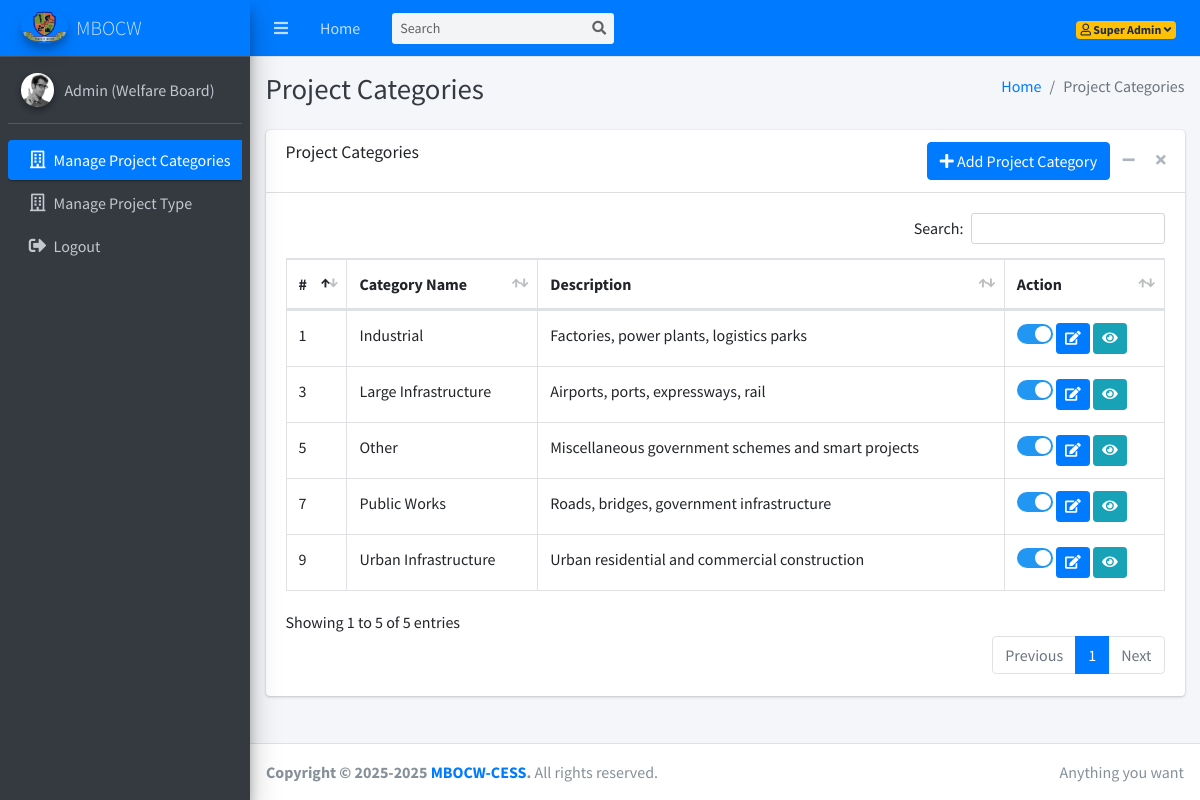
The page /dashboard/project-categories.php (signed in) on the database its author committed.
### tables this page shows
CREATE TABLE IF NOT EXISTS `project_categories` (
  `id` int UNSIGNED NOT NULL AUTO_INCREMENT,
  `name` varchar(100) NOT NULL,
  `description` text,
  `is_active` tinyint(1) DEFAULT '1',
  `created_at` timestamp NULL DEFAULT CURRENT_TIMESTAMP,
  `updated_at` timestamp NULL DEFAULT CURRENT_TIMESTAMP ON UPDATE CURRENT_TIMESTAMP,
  PRIMARY KEY (`id`)
);

### dashboard/project-categories.php (the view, shortened to what this page needs)
<!DOCTYPE html>
<html lang="en">
<head>
  <link rel="stylesheet" href="../plugins/fontawesome-free/css/all.min.css">
  <link rel="stylesheet" href="../plugins/datatables-bs4/css/dataTables.bootstrap4.min.css">
  <link rel="stylesheet" href="../plugins/datatables-responsive/css/responsive.bootstrap4.min.css">
  <link rel="stylesheet" href="../dist/css/adminlte.min.css">
</head>
<body class="hold-transition sidebar-mini">
<div class="wrapper">
  <?php include('includes/navbar.php'); ?>
  <?php include('includes/sidebar.php'); ?>
  <div class="content-wrapper">
    <div class="content-header">
      <div class="container-fluid">
        <div class="row mb-2">
          <div class="col-sm-6">
            <h1 class="m-0 text-dark">Project Categories</h1>
          </div>
          <div class="col-sm-6">
            <ol class="breadcrumb float-sm-right">
              <li class="breadcrumb-item"><a href="#">Home</a></li>
              <li class="breadcrumb-item active">Project Categories</li>
            </ol>
          </div>
        </div>
      </div>
    </div>
    <div class="content">
        <div class="container-fluid">
            <div class="card">
            <div class="card-header">
                <h3 class="card-title">Project Categories</h3>
                <div class="card-tools">
                    <a href="add-project-categories.php" class="btn btn-primary" ><i class="fas fa-plus"></i> Add Project Category</a>
                    <button type="button" class="btn btn-tool" data-card-widget="collapse" data-toggle="tooltip" title="Collapse"><i class="fas fa-minus"></i></button>
                    <button type="button" class="btn btn-tool" data-card-widget="remove" data-toggle="tooltip" title="Remove"><i class="fas fa-times"></i></button>
                </div>
            </div>
            <div class="card-body">
                <table id="example1" class="table table-bordered">
                    <thead>
                        <tr>
                            <th>#</th>
                            <th>Category Name</th>
                            <th>Description</th>
                            <th>Action</th>
                        </tr>
                    </thead>
                    <tbody>
                        <?php
                        $sql = "SELECT id, name, description, is_active FROM project_categories ORDER BY name ASC";
                        $result = mysqli_query($conn, $sql);
                        $sr = 1;
                        if (mysqli_num_rows($result) > 0) {
                            while ($row = mysqli_fetch_assoc($result)) {
                                $isActive = ($row['is_active'] == 1) ? 'checked' : '';
                                $statusText = ($row['is_active'] == 1) ? 'Active' : 'Inactive';
                                echo "<tr>";
                                echo "<td>".$sr++."</td>";
                                echo "<td>".htmlspecialchars($row['name'])."</td>";
                                echo "<td>".htmlspecialchars($row['description'])."</td>";
                                echo "<td>
                                        <label class='switch' title='$statusText'><input type='checkbox' data-id='{$row['id']}' id='activeToggle' onclick='return confirm(\"Are you sure you want to perform this action?\");' {$isActive}><span class='slider round'></span></label>
                                        <a href='edit-project-category.php?id=".$row['id']."' class='btn btn-sm btn-primary'><i class='fas fa-edit'></i></a>
                                        <a href='view-project-category.php?id=".$row['id']."' class='btn btn-sm btn-info' ><i class='fas fa-eye'></i></a>
                                    </td>";
                                echo "</tr>";
                                $sr++;
                            }
                        } else {
                            echo "<tr><td colspan='4' class='text-center'>No project category found</td></tr>";
                        }
                        ?>
                    </tbody>
                </table>
            </div>
          </div>
        </div>
    </div>
  </div>
  <?php include('includes/footer.php'); ?>
</div>
</body>
</html>

### dashboard/project-categories.php (style rules this page uses)
.switch { position: relative; display: inline-block; width: 36px; height: 20px; vertical-align: middle; }
.slider { position: absolute; cursor: pointer; top: 0; left: 0; right: 0; bottom: 0; background-color: #ccc; transition: .3s; border-radius: 20px; }
.slider:before { position: absolute; content: ""; height: 16px; width: 16px; left: 2px; bottom: 2px; background-color: white; transition: .3s; border-radius: 50%; }
input:checked + .slider { background-color: #2196F3; }
input:checked + .slider:before { -webkit-transform: translateX(26px); -ms-transform: translateX(26px); transform: translateX(26px); transform: translateX(16px); }
.slider.round { border-radius: 34px; }
.slider.round:before { border-radius: 50%; }

### rows shown on the page
project_categories: name "Industrial", description "Factories, power plants, logistics parks"
project_categories: name "Large Infrastructure", description "Airports, ports, expressways, rail"
project_categories: name "Other", description "Miscellaneous government schemes and smart projects"
project_categories: name "Public Works", description "Roads, bridges, government infrastructure"
project_categories: name "Urban Infrastructure", description "Urban residential and commercial construction"

### other values the page prints
$_SESSION['user_name'] "Super Admin"
$_SESSION['user_role_name'] "Admin (Welfare Board)"
